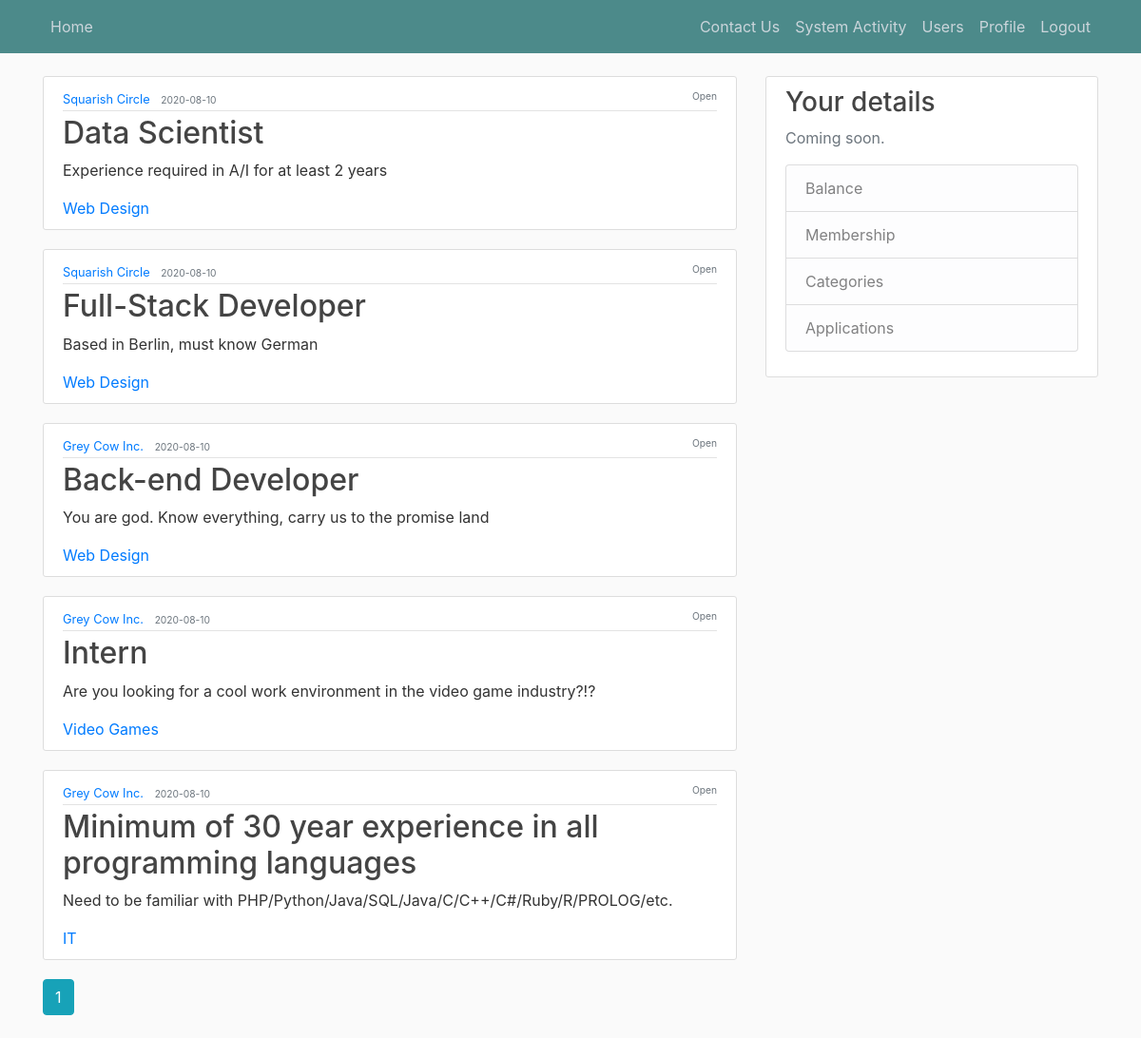
Screenshot of /home (signed in) with the database file from the repository.
### MainProject/models.py (models this page shows, shortened)
class Post(db.Model):
    id = db.Column(db.Integer, primary_key=True)
    title = db.Column(db.String(20), nullable=False)
    date_posted = db.Column(db.DateTime, nullable=False, default=datetime.utcnow)
    content = db.Column(db.String(50), nullable=False)
    user_id = db.Column(db.Integer, db.ForeignKey('user.id'), nullable=False)
    category = db.Column(db.String(10), nullable=False, default="IT")
    status = db.Column(db.String, nullable=False, default="Open")
    numOfNeededEmployees = db.Column(db.Integer, nullable=False, default=1)

class User(db.Model, UserMixin):
    id = db.Column(db.Integer, primary_key=True)
    email = db.Column(db.String(50), unique=True, nullable=False)
    name = db.Column(db.String(50), nullable=False)
    password = db.Column(db.String(50), nullable=False)
    userType = db.Column(db.String(60), nullable=False)
    employerMembership = db.Column(db.String(60), nullable=False, default='Prime - 50$/month')
    employeeMembership = db.Column(db.String(60), nullable=False, default='Basic - No Charge')
    posts = db.relationship('Post', backref='author', lazy=True)
    condition = db.Column(db.String(10), nullable=False, default='Active')
    cardNum = db.Column(db.String(10), nullable=False, default='')
    cvc = db.Column(db.String(10), nullable=False, default='')
    expireDate = db.Column(db.String(10), nullable=False, default='')
    withdrawType = db.Column(db.String(60), nullable=False, default='Automatic')
    frozen = db.Column(db.Boolean, nullable=False, default=False)
    balance = db.Column(db.Float, nullable=False, default=0.0)

### MainProject/routes.py (the view)
@app.route("/")
@app.route("/home")
def home():
    page = request.args.get('page', 1, type=int)
    posts = Post.query.order_by(Post.date_posted.desc()).paginate(page=page, per_page=5)
    appliedToPost = []
    if current_user.is_authenticated:
        for p in posts.items:
            q = Application.query.filter(Application.post_id == p.id).filter(Application.user_id == current_user.id)
            appliedToPost.append(db.session.query(q.exists()).scalar())
    return render_template('home.html', posts=posts, appliedToPost=appliedToPost)

### MainProject/models.py (called while the page is built)
@login_manager.user_loader
def load_user(user_id):
    return User.query.get(int(user_id))

### MainProject/templates/home.html (shortened to what this page needs)
{% extends "baseTemplate.html" %}
{% block content %}
    {% if not current_user.frozen %}
        {% for post in posts.items %}
            <article class="media content-section">
                <div class="media-body">
                    <div class="article-metadata">
                        <small style="text-align:left;">
                            <a class="mr-2" href="{{ url_for('user_posts', name=post.author.name) }}">{{ post.author.name }}</a>
                            <small class="text-muted">{{ post.date_posted.strftime('%Y-%m-%d') }}</small>
                            <span style="float:right;"><small class="text-muted" >{{ post.status }}</small></span>
                        </small>
                    </div>
                    <h2><a class="article-title" href="{{ url_for('post', post_id=post.id) }}">{{ post.title }}</a></h2>
                    <p class="article-content">{{ post.content }}</p>
                    <a class="mr-2" href="{{ url_for('category_posts', category=post.category) }}">{{ post.category }}</a>
                </div>
            </article>
        {% endfor %}
        {% for page_num in posts.iter_pages(left_edge=1, right_edge=1, left_current=1, right_current=2) %}
            {% if page_num %}
                {% if posts.page == page_num %}
                    <a class="btn btn-info mb-4" href="{{ url_for('home', page=page_num) }}">{{ page_num }}</a>
                {% else %}
                    <a class="btn btn-outline-info mb-4" href="{{ url_for('home', page=page_num) }}">{{ page_num }}</a>
                {% endif %}
            {% else %}
                ...
            {% endif %}
        {% endfor %}
    {% else %}
        <h1>Your account is temporarily frozen.</h1>
        <small>Please <a href={{ url_for('about') }}>contact us</a> for further information</small>
    {% endif %}
{% endblock content %}

### MainProject/static/styles.css (style rules this page uses)
body { background: #fafafa; color: #333333; margin-top: 5rem; }
h1, h2, h3, h4, h5, h6 { color: #444444; }
.content-section { background: #ffffff; padding: 10px 20px; border: 1px solid #dddddd; border-radius: 3px; margin-bottom: 20px; }
.article-title { color: #444444; }
.article-content { white-space: pre-line; }
.article-metadata { padding-bottom: 1px; margin-bottom: 4px; border-bottom: 1px solid #e3e3e3 }

### rows the page displays
Post: author.name "Squarish Circle", date_posted "2020-08-10", status "Open", title "Data Scientist", content "Experience required in A/I for at least 2 years", category "Web Design"
Post: author.name "Squarish Circle", date_posted "2020-08-10", status "Open", title "Full-Stack Developer", content "Based in Berlin, must know German", category "Web Design"
Post: author.name "Grey Cow Inc.", date_posted "2020-08-10", status "Open", title "Back-end Developer", content "You are god. Know everything, carry us to the promise land", category "Web Design"
Post: author.name "Grey Cow Inc.", date_posted "2020-08-10", status "Open", title "Intern", content "Are you looking for a cool work environment in the video game industry?!?", category "Video Games"
Post: author.name "Grey Cow Inc.", date_posted "2020-08-10", status "Open", title "Minimum of 30 year experience in all programming languages", content "Need to be familiar with PHP/Python/Java/SQL/Java/C/C++/C#/Ruby/R/PROLOG/etc.", category "IT"

### other values shown
{{ page_num }} "1"
